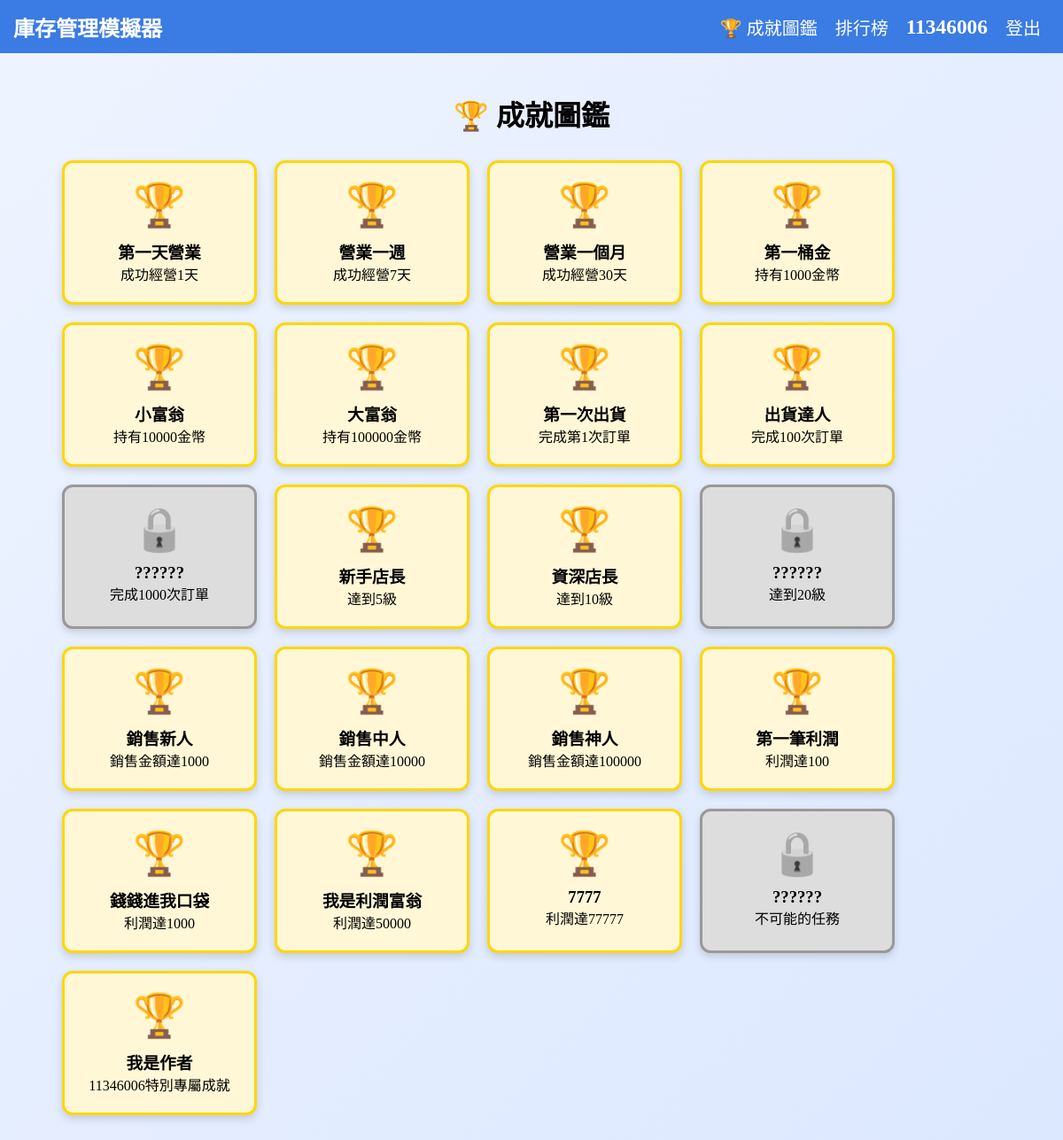
The page /achievements/ (signed in) on the database its author committed.
### game/models.py (models this page shows)
class Achievement(models.Model):
    name = models.CharField(max_length=100)
    condition = models.CharField(
        max_length=100,
        default="none"
    )
    reward = models.IntegerField(default=100)

### game/views.py (the view)
def achievements(request):
    player = Player.objects.get(user=request.user)
    unlocked = set(
        PlayerAchievement.objects.filter(
            player=player
        ).values_list(
            "achievement__name",
            flat=True
        )
    )
    all_achievements = [
        ("第一天營業", "成功經營1天"),
        ("營業一週", "成功經營7天"),
        ("營業一個月", "成功經營30天"),
        ("第一桶金", "持有1000金幣"),
        ("小富翁", "持有10000金幣"),
        ("大富翁", "持有100000金幣"),
        ("第一次出貨", "完成第1次訂單"),
        ("出貨達人", "完成100次訂單"),
        ("物流中心", "完成1000次訂單"),
        ("新手店長", "達到5級"),
        ("資深店長", "達到10級"),
        ("傳奇店長", "達到20級"),
        ("銷售新人","銷售金額達1000"),
        ("銷售中人","銷售金額達10000"),
        ("銷售神人","銷售金額達100000"),
        ("第一筆利潤","利潤達100"),
        ("錢錢進我口袋","利潤達1000"),
        ("我是利潤富翁","利潤達50000"),
        ("7777","利潤達77777"),
        ("不可能的任務","不可能的任務"),
        ("我是作者","11346006特別專屬成就"),
    ]
    achievement_list = []
    for name, desc in all_achievements:
        achievement_list.append({
            "name": name,
            "desc": desc,
            "unlocked": name in unlocked
        })
    return render(
        request,
        "game/achievements.html",
        {
            "achievement_list": achievement_list
        }
    )

### templates/game/achievements.html
{% extends "base.html" %}
{% load static %}
{% block content %}
<div class="achievement_page">
    <h1 class="achievement_title">
        🏆 成就圖鑑
    </h1>
    <div class="achievement_grid">
        {% for a in achievement_list %}
        <div class="
            achievement_card
            {% if a.unlocked %}
                unlocked
            {% else %}
                locked
            {% endif %}
        ">
            {% if a.unlocked %}
                <div class="icon">
                    🏆
                </div>
                <h3>
                    {{ a.name }}
                </h3>
                <p>
                    {{ a.desc }}
                </p>
            {% else %}
                <div class="icon">
                    🔒
                </div>
                <h3>
                    ??????
                </h3>
                <p>
                    {{ a.desc }}
                </p>
            {% endif %}
        </div>
        {% endfor %}
    </div>
</div>
{% endblock %}

### templates/base.html (shortened to what this page needs)
{% load static %}
<html>
<head>
    <link rel="stylesheet" href="{% static 'css/base.css' %}">
</head>
<body>
    <header>
        <nav>
            <h1 class="title"><a href="{% url 'home' %}">庫存管理模擬器</a></h1>
            <ul class="nav_ul">
                <li>
                    <a href="{% url 'achievements' %}" class="nav_ul_a">
                        🏆 成就圖鑑
                    </a>
                </li>
                <li><a href="{% url 'leaderboard' %}" class="nav_ul_a">排行榜</a></li>
                <li>
                    <h3>{{ request.user.username }}</h3>
                </li>
                <li><a href="{% url 'logout' %}" class="nav_ul_a">登出</a></li>
            </ul>
        </nav>
    </header>
    <main>
        {% block content %}
        {% endblock content %}
    </main>
</body>
</html>

### static/css/base.css (style rules this page uses)
* { padding: 0; margin: 0; box-sizing: border-box; font-family: '微軟正黑體'; }
body { background: linear-gradient( 135deg, #eef4ff, #dce8ff ); }
nav { width: 100%; height: 60px; padding: 0 15px; display: flex; justify-content: space-between; align-items: center; background-color: #3a7be4; box-sizing: border-box; }
.title a { text-decoration: none; color: #fff; }
.nav_ul { display: flex; justify-content: center; align-items: center; list-style: none; }
.nav_ul li { padding: 0 10px; color: #fff; font-size: 20px; }
.nav_ul_a { color: #fff; text-decoration: none; }
main { padding: 15px 40px; display: flex; min-height: 92vh; }
.achievement_page { padding:30px; }
.achievement_title { text-align:center; margin-bottom:30px; }
.achievement_grid { display:flex; flex-wrap:wrap; gap:20px; }
.achievement_card { width:220px; border-radius:12px; padding:20px; text-align:center; box-shadow: 0 4px 10px rgba(0,0,0,0.15); transition:.3s; }
.unlocked { background:#fff7d6; border:3px solid gold; }
.locked { background:#ddd; border:3px solid #999; filter:grayscale(100%); }
.icon { font-size:48px; margin-bottom:10px; }

### rows shown on the page
Achievement: name "第一天營業", desc "成功經營1天"
Achievement: name "營業一週", desc "成功經營7天"
Achievement: name "營業一個月", desc "成功經營30天"
Achievement: name "第一桶金", desc "持有1000金幣"
Achievement: name "小富翁", desc "持有10000金幣"
Achievement: name "大富翁", desc "持有100000金幣"
Achievement: name "第一次出貨", desc "完成第1次訂單"
Achievement: name "出貨達人", desc "完成100次訂單"
Achievement: name "新手店長", desc "達到5級"
Achievement: name "資深店長", desc "達到10級"
Achievement: name "銷售新人", desc "銷售金額達1000"
Achievement: name "銷售中人", desc "銷售金額達10000"
Achievement: name "銷售神人", desc "銷售金額達100000"
Achievement: name "第一筆利潤", desc "利潤達100"
Achievement: name "錢錢進我口袋", desc "利潤達1000"
Achievement: name "我是利潤富翁", desc "利潤達50000"
Achievement: name "我是作者", desc "11346006特別專屬成就"

### other values the page prints
{{ request.user.username }} "11346006"
{{ a.desc }} "完成1000次訂單" "達到20級" "不可能的任務"
{{ a.name }} "7777"
{{ a.desc }} "利潤達77777"
